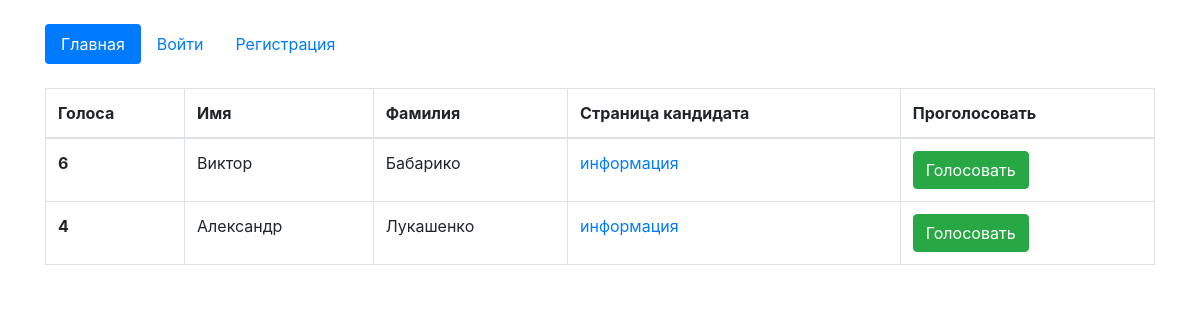
The page / on the database its author committed.
### voting/models.py (models this page shows, shortened)
class Candidate(models.Model):
    name = models.CharField(max_length=200, verbose_name='Имя', null=True)
    surname = models.CharField(max_length=200, verbose_name='Фамилия', null=True)
    second_name = models.CharField(max_length=200, verbose_name='Отчество', null=True)
    votes = models.PositiveIntegerField(verbose_name='Количество голосов', null=True, default=0)
    biography = models.TextField(max_length=10000, verbose_name='Биография', null=True)
    election_programme = models.TextField(max_length=10000, verbose_name='Предвыборная программа', null=True)
    image = models.OneToOneField(Image, on_delete=models.CASCADE, null=True, verbose_name='Изображение')
    class Meta:
        verbose_name = 'кандидата'
        verbose_name_plural = 'кандидат'

### voting/views.py (the view)
# urls.py: path('', views.HomePage.as_view(), name='home'),
class HomePage(ListView):
    model = Candidate
    template_name = "index.html"
    context_object_name = 'candidates'
    def get_context_data(self, **kwargs):
        kwargs['candidates'] = Candidate.objects.all().order_by('-votes')
        return super().get_context_data(**kwargs)

### voting/templates/index.html (shortened to what this page needs)
<!doctype html>
<html lang="en">
  <head>
    <link rel="stylesheet" href="https://stackpath.bootstrapcdn.com/bootstrap/4.4.1/css/bootstrap.min.css">
  </head>
  <body>
    <div class="container mt-4">
    <ul class="nav nav-pills">
  <li class="nav-item">
      {% url 'home' as url_home %}
    <a class="nav-link {% if url_home == request.path %} active{% endif %}" href="{{ url_home }}">Главная</a>
  </li>
        {% if request.user.is_authenticated == False %}
        <li class="nav-item">
      {% url 'login_page' as url_login %}
    <a class="nav-link {% if url_login == request.path %} active{% endif %}" href="{{ url_login }}">Войти</a>
  </li>
    <li class="nav-item">
      {% url 'register_page' as url_register %}
    <a class="nav-link {% if url_register == request.path %} active{% endif %}" href="{{ url_register }}">Регистрация</a>
  </li>
    {% endif %}
</ul>
    {% block content %}
      <table class="table table-bordered mt-4">
  <thead>
    <tr>
      <th scope="col">Голоса</th>
      <th scope="col">Имя</th>
      <th scope="col">Фамилия</th>
      <th scope="col">Страница кандидата</th>
      <th scope="col">Проголосовать</th>
    </tr>
  </thead>
  <tbody>
    {% for candidate in candidates %}
    <tr>
      <th>{{ candidate.votes }}</th>
      <td>{{ candidate.name}}</td>
      <td>{{ candidate.surname}}</td>
      <td><a href="/candidate/{{ candidate.id }}">информация</a></td>
      <td><button id="vote_button" onclick="voteForCandidate({{ candidate.id }})"
      type="button" class="btn btn-success">Голосовать</button></td>
    </tr>
  {% endfor %}
  </tbody>
</table>
    {% endblock %}
    </div>
  </body>
</html>

### rows shown on the page
Candidate: votes "6", name "Виктор", surname "Бабарико"
Candidate: votes "4", name "Александр", surname "Лукашенко"
